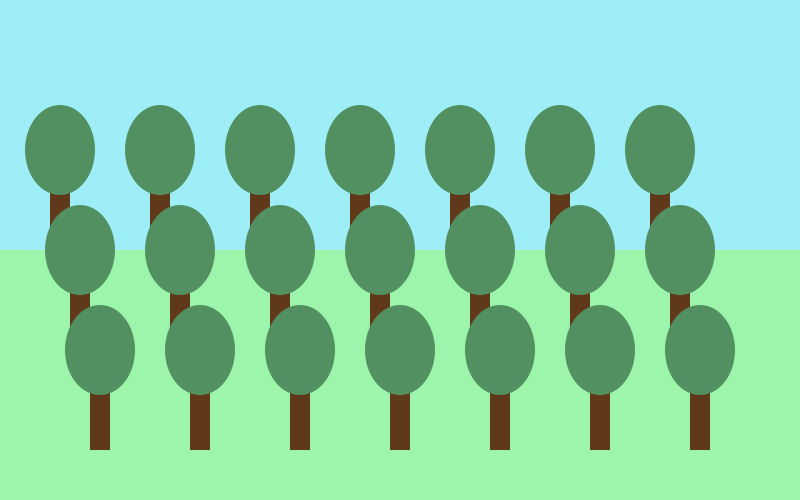
Frame 1 (no input)
Frame 60 (the mouse pressed at the canvas centre just before this capture): identical to frame 1, image omitted
Frame 120 (the mouse held since frame 60 and released just before this capture): identical to frame 1, image omitted

The Processing sketch that drew this single still picture (run headless with seeded random() and noise(); from frame 60 on, the mouse is pressed at the canvas centre):

// Processing sketch: trees
// ── trees.pde
color leafColour,trunkColour;
 
void setup()
{
  size(800, 500);
  noStroke();
  leafColour  = color(82, 144, 97);
  trunkColour = color(95, 57, 26);
  
}
 
void draw()
{
  background(157, 238, 247);   // Sky
  fill(156, 245, 170);         // Ground.
  rect(0, height/2, width, height/2);
  float yPos=180;
  float x=0;
  for (int i=0; i<3; i=i+1)
  {
    for (float xPos=50; xPos<width-50; xPos=xPos+100)
    {
      drawTree(xPos+x,yPos);
    }
    yPos=yPos+100;
    x=x+20;
  }
}
 
// Draws a single tree at the given position.
void drawTree(float treeX, float treeY)
{
  fill(trunkColour);
  rect(treeX, treeY, 20, 70);
  fill(leafColour);
  ellipse(treeX+10, treeY-30, 70, 90);
}
